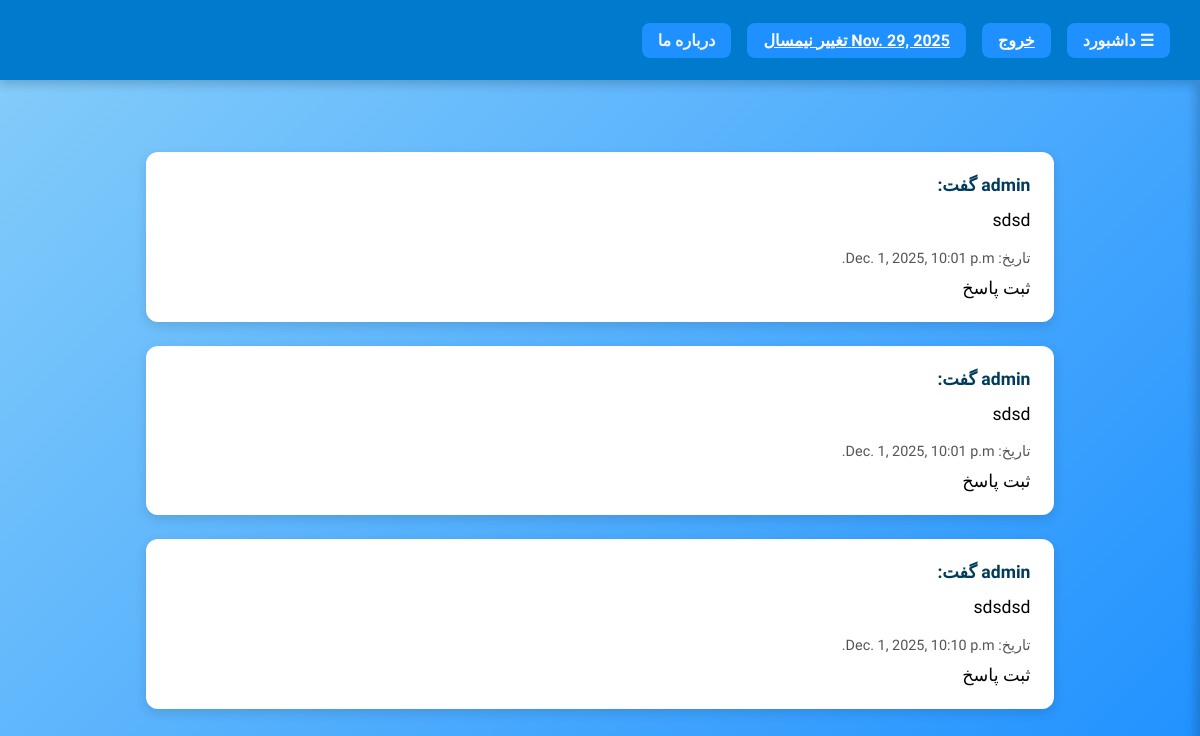
The page /ticket_module/unresponed_messages on the database its author committed.
### semester_module/models.py (models this page shows, shortened)
class Current_Semester(models.Model):
    semester=models.ForeignKey('Semester',on_delete=models.CASCADE,null=False,blank=False)

class Semester(models.Model):
    start_date=models.DateField(verbose_name='زمان شروع ترم')
    end_date=models.DateField(verbose_name='زمان پایان ترم')
    sem_types=(('تابستان','تابستان'),('عادی','عادی'))
    semester_type=models.CharField(max_length=30,choices=sem_types,default='عادی',verbose_name='نوع ترم')
    status_choices=(('شروع نشده','شروع نشده'),('انتخاب واحد','انتخاب واحد'),('جاری','جاری'),('امتحان','امتحان'),('بسته','بسته'))
    semester_status=models.CharField(verbose_name='وضعیت ترم',choices=status_choices,max_length=40,default='شروع نشده')

### ticket_module/models.py (models this page shows)
class Ticket_Message(models.Model):
    text=models.TextField(verbose_name='متن پیام')
    date=models.DateTimeField(auto_now_add=True,verbose_name='زمان ایجاد پیام')
    thumb=models.ImageField(upload_to='ticket_thumbs',validators=[ticket_image_validator],verbose_name='تصویر (اختیاری)',null=True,blank=True)
    class Meta:
        abstract=True

class User_Message(Ticket_Message):
    ticket=models.ForeignKey(Ticket,on_delete=models.CASCADE,null=False,blank=False,related_name='messages',db_index=True,
                             verbose_name='تیکت مربوط به پیام',error_messages={'null':'تیکت مربوطه می بایست مشخص باشد'})

### ticket_module/views.py (the view)
# urls.py: path('unresponed_messages',UnResponded_Messages.as_view(),name='unresponded_messages'),
class UnResponded_Messages(ListView):
    model = User_Message
    context_object_name = 'messages'
    template_name = 'Unresponded_Messages.html'
    paginate_by = 20
    def get_queryset(self):
        has_response=Support_Response.objects.filter(parent_message_id=OuterRef('pk'))
        query=super().get_queryset().select_related('ticket').annotate(
            author=F('ticket__creator__username'),has_response=Exists(has_response)).exclude(has_response=True).values('id','date','author','text')
        return query
    def get_context_data(self, *, object_list=None, **kwargs):
        context=super().get_context_data()
        context['response_form']=Response_Form()
        return context

### polls/templatetags/polls_extra.py (called while the page is built)
@register.filter
def get_current_semester(request):
    sem=request.session.get('semester')
    sem=Semester.objects.get(id=sem).start_date if sem!=None else Current_Semester.objects.first().semester.start_date
    return sem

### ticket_module/templates/Unresponded_Messages.html (shortened to what this page needs)
{% extends 'Base_Layout.html' %}
{% block main_content %}
<section id="messages_container">
    {% for message in messages %}
        <div class="message_card" id="{{ message.id }}">
            <div class="message_author">{{ message.author }} گفت:</div>
            <div>{{ message.text }}</div>
            <div style="margin-top:.6rem; font-size:.9rem; color:#555;">
                تاریخ: {{ message.date }}
            </div>
           <div onclick="attach_form(this.parentElement)">
               ثبت پاسخ
           </div>
        </div>
    {% endfor %}
</section>
{% endblock %}

### templates/Base_Layout.html (shortened to what this page needs)
{% load polls_extra %}
<!DOCTYPE html>
<html lang="fa">
<head>
</head>
<body>
<section id="head">
    <div class="rows">
        <div class="clickable" onclick="toggleSidebar()">☰ داشبورد</div>
        <div class="clickable"><a href="#" style="color:white">خروج</a></div>
        <div class="clickable">
            <a href="{% url 'change_semester' %}" style="color:white">
                {{ request|get_current_semester }} تغییر نیمسال
            </a>
        </div>
        <div class="clickable">درباره ما</div>
    </div>
</section>
<section id="main">
    {% block main_content %}
    {% endblock %}
</section>
</body>
</html>

### templates/Base_Layout.html (style rules this page uses)
* { margin:0; padding:0; box-sizing:border-box; }
body { font-family:'Vazirmatn', sans-serif; background: linear-gradient(135deg,#87cefa,#1e90ff); display:flex; flex-direction:column; min-height: 100vh; height: auto; direction: rtl; }
#head { position: fixed; top:0; left:0; width:100%; height:10vh; background-color:#007acc; color:white; display:flex; flex-direction:column; justify-content:center; align-items:center; box-shadow:0 4px 10px rgba(0,0,0,0.2); z-index:1000;color: whitesmoke; }
#head .rows { display:flex; flex-direction:row; align-items:center; width:95%; justify-content:flex-start; gap:1rem; color: whitesmoke; }
.clickable { background-color:#1e90ff; padding:0.5rem 1rem; border-radius:8px; cursor:pointer; transition:0.3s; text-decoration:none; color:whitesmoke; font-weight:bold; }
#main { margin-top:10vh; padding:2rem; transition: margin-right 0.3s; }

### ticket_module/templates/Unresponded_Messages.html (style rules this page uses)
#messages_container { width: 80%; margin: 5vh auto; display: flex; flex-direction: column; gap: 1.5rem; direction: rtl; }
.message_card { background: #fff; border-radius: 12px; padding: 1.2rem 1.5rem; box-shadow: 0 4px 12px rgba(0,0,0,0.12); font-size: 1.1rem; line-height: 1.8rem; }
.message_author { font-weight: bold; color: #003B5C; margin-bottom: .4rem; }

### rows shown on the page
Current_Semester: semester.start_date "Nov. 29, 2025"
User_Message: author "admin", text "sdsd", date "Dec. 1, 2025, 10:01 p.m."
User_Message: author "admin", text "sdsd", date "Dec. 1, 2025, 10:01 p.m."
User_Message: author "admin", text "sdsdsd", date "Dec. 1, 2025, 10:10 p.m."
